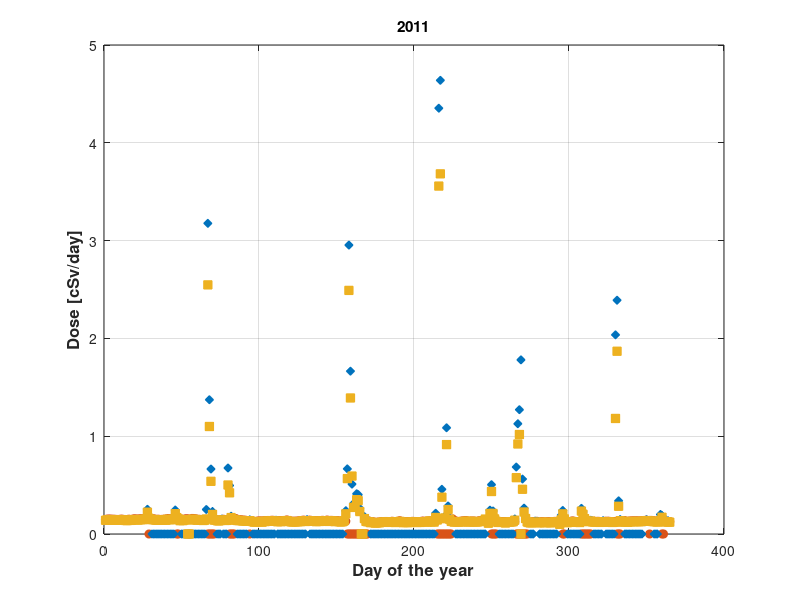
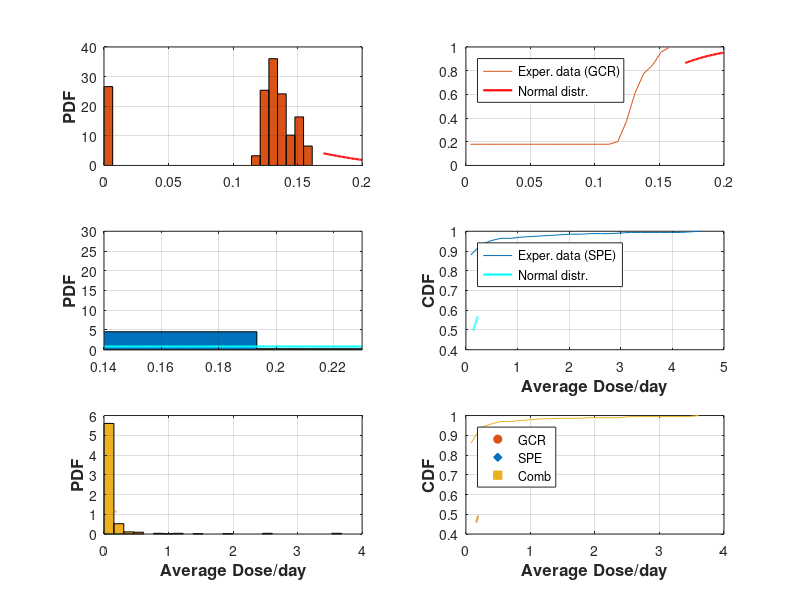

These charts were generated, in order, by the following MATLAB code:
%Daniel Gomez and Hayley E. Bower, Purdue University
%Summer 2017
%Using CRaTER Data accessed from University of New Hampshire

%% Year 2011
clc, clear, close all
% Code colors (Do not worry about this!!!  I will explain you later)
b_d = [0       0.4471    0.7412];   r_d = [0.8510    0.3255    0.0980];
y_d = [0.9294  0.6941    0.1255];   k_d = [0.3137    0.3137    0.3137];
c_d = [0.3020  0.7451    0.9333];   cc_d = [0    0.7490    0.7490];
gr_d = [.7 .7 .7];    yd_d = [0.8  0.5    0];

% GCR
data_GCR = load('UNH2011GCR.txt'); %Bring in the 2011 CRaTER Data
DOY = data_GCR(:,3); %Day of Year
D1_2 = data_GCR(:,8); %Detectors 1&2 dose rates

jj=1;
for ii = DOY(1):DOY(end)
    [ind] = find(ii==DOY);
    if isempty(ind)~=1
    m_d = mean(D1_2(ind));
    st_d = std(D1_2(ind),1);
    mat(jj,:) = [ii length(ind) m_d st_d];
    else
        mat(jj,:) = [ii length(ind) 0 0];
    end
        jj = jj +1;
end

figure(1)
% One way to plot the MEAN and the STANDARD DEVIATION
% f1 = errorbar(mat(:,1),mat(:,3),mat(:,4),...
%     'color',gr_d,'linewidth',0.5,'marker','d','LineStyle','-','MarkerSize',5,'MarkerEdgeColor',r_d,'MarkerfaceColor',r_d); grid on, hold on
% set(gca,'xtick',[175:25:375],'ytick',[0.15:.01:.21],'fontweight','normal','fontsize',11,'box','on');
f1 = plot(mat(:,1),mat(:,3),'o','color',r_d,'MarkerSize',6,'MarkerfaceColor',r_d); hold on
title('2011')

figure(2)
subplot(3,2,1)
% hh = histogram(mat(2:end-1,3),24,'Normalization','pdf','FaceColor',r_d); hold on, grid on
n=length(mat(2:end-1,3));
[counts,centers] = hist(mat(2:end-1,3),24);
prob = counts/ (n * (centers(2)-centers(1)));
H = bar(centers,prob,'hist'); hold on, grid on
set(H,'facecolor',r_d);

mu = mean(mat(2:end-1,3));
sigma = std(mat(2:end-1,3),1);
xx = .17:0.001:.2;
% y = exp(-(y-mu).^2./(2*sigma^2))./(sigma*sqrt(2*pi));
y = pdf('normal',xx,mu,sigma);
plot(xx,y,'r','LineWidth',1.5)
ylabel('PDF','fontweight','bold','fontsize',12)
aa = title('2011','position',[0.2050 206.0440 -1.4211e-14]);

subplot(3,2,2)
count_sum = cumsum(prob);
plot(centers(1:end),count_sum/(count_sum(end)),'color',r_d), grid on, hold on
y = cdf('normal',xx,mu,sigma);
plot(xx,y,'r','LineWidth',1.5),  grid on
legend('Exper. data (GCR)','Normal distr.','location','northwest')

%==================================================
% SPE
clear DOY D1_2 mat  m_d st_d
data_SPE = load('UNH2011SPE.txt'); %Bring in the 2011 CRaTER Data
DOY = data_SPE(:,3); %Day of Year
D1_2 = data_SPE(:,8); %Detectors 1&2 dose rates

jj=1;
for ii = DOY(1):DOY(end)
    [ind] = find(ii==DOY);
    if isempty(ind)~=1
    m_d = mean(D1_2(ind));
    st_d = std(D1_2(ind),1);
    mat(jj,:) = [ii length(ind) m_d st_d];
    else
        mat(jj,:) = [ii length(ind) 0 0];
    end
        jj = jj +1;
end

figure(1);
% f2 = errorbar(mat(:,1),mat(:,3),mat(:,4),...
%     'color',gr_d,'linewidth',0.5,'marker','o','LineStyle','-','MarkerSize',5,'MarkerEdgeColor',b_d,'MarkerfaceColor',b_d); grid on, hold on
% set(gca,'xtick',[175:25:375],'ytick',[0.15:.01:.21],'fontweight','normal','fontsize',11,'box','on')
f2 = plot(mat(:,1),mat(:,3),'d','color',b_d,'MarkerSize',6,'MarkerfaceColor',b_d); grid on, hold on

figure(2)
subplot(3,2,3)
% hh = histogram(mat(2:end-1,3),20,'Normalization','pdf','FaceColor',b_d); hold on, grid on
n=length(mat(2:end-1,3));
[counts,centers] = hist(mat(2:end-1,3),24);
prob = counts/ (n * (centers(2)-centers(1)));
H = bar(centers,prob,'hist'); hold on, grid on
set(H,'facecolor',b_d);

mu = mean(mat(2:end-1,3));
sigma = std(mat(2:end-1,3),1);
xx = .14:0.001:.23;
% y = exp(-(y-mu).^2./(2*sigma^2))./(sigma*sqrt(2*pi));
y = pdf('normal',xx,mu,sigma);
plot(xx,y,'c','LineWidth',1.5)
ylabel('PDF','fontweight','bold','fontsize',12)
axis([ 0.14 .23 0 30])

subplot(3,2,4)
count_sum = cumsum(prob);
plot(centers(1:end),count_sum/(count_sum(end)),'color',b_d), grid on, hold on
y = cdf('normal',xx,mu,sigma);
plot(xx,y,'c','LineWidth',1.5),  grid on
ylabel('CDF','fontweight','bold','fontsize',12)
xlabel('Average Dose/day','fontweight','bold','fontsize',12)
legend('Exper. data (SPE)','Normal distr.','location','northwest')

%==================================================
% COMB
clear DOY D1_2 y xx mat m_d st_d

data_comb = load('UNH2011Comb.txt'); %Bring in the 2011 CRaTER Data
DOY = data_comb(:,3); %Day of Year
D1_2 = data_comb(:,8); %Detectors 1&2 dose rates

jj=1;
for ii = DOY(1):DOY(end)
    [ind] = find(ii==DOY);
    if isempty(ind)~=1
    m_d = mean(D1_2(ind));
    st_d = std(D1_2(ind),1);
    mat(jj,:) = [ii length(ind) m_d st_d];
    else
        mat(jj,:) = [ii length(ind) 0 0];
    end
        jj = jj +1;
end

figure(1)
% f3 = errorbar(mat(:,1),mat(:,3),mat(:,4),...
%     'color',gr_d,'linewidth',0.5,'marker','s','LineStyle','-','MarkerSize',5,'MarkerEdgeColor',yd_d,'MarkerfaceColor',y_d); grid on, hold on
% set(gca,'xtick',[175:25:375],'ytick',[0.15:.01:.21],'fontweight','normal','fontsize',11,'box','on')
f3 = plot(mat(:,1),mat(:,3),'s','color',y_d,'MarkerSize',6,'MarkerfaceColor',y_d); grid on, hold on
axis()
title('2011')
xlabel('Day of the year','fontweight','bold','fontsize',12)
ylabel('Dose [cSv/day]','fontweight','bold','fontsize',12)

figure(2)
subplot(3,2,5)
% hh = histogram(mat(2:end-1,3),24,'Normalization','pdf','FaceColor',y_d); hold on, grid on
n=length(mat(2:end-1,3));
[counts,centers] = hist(mat(2:end-1,3),24);
prob = counts/ (n * (centers(2)-centers(1)));
H = bar(centers,prob,'hist'); hold on, grid on
set(H,'facecolor',y_d);

mu = mean(mat(2:end-1,3));
sigma = std(mat(2:end-1,3),1);
xx = .16:0.001:.19;
% y = exp(-(y-mu).^2./(2*sigma^2))./(sigma*sqrt(2*pi));
y = pdf('normal',xx,mu,sigma);
plot(xx,y,'LineWidth',1.5,'color',yd_d)
ylabel('PDF','fontweight','bold','fontsize',12)
xlabel('Average Dose/day','fontweight','bold','fontsize',12)

subplot(3,2,6)
count_sum = cumsum(prob);
plot(centers(1:end),count_sum/(count_sum(end)),'color',y_d), grid on, hold on
y = cdf('normal',xx,mu,sigma);
plot(xx,y,'LineWidth',1.5,'color',yd_d),  grid on
ylabel('CDF','fontweight','bold','fontsize',12)
xlabel('Average Dose/day','fontweight','bold','fontsize',12)
 aaa = legend('Exper. data (Comb)','Normal distr.','location','northwest');

legend([f1 f2 f3],'GCR','SPE','Comb')


% IMPORTANT:  This is the best way to save a figure as PDF in Matlab
% set(1,'PaperSize' ,[5.8 4.5],'PaperPositionMode','auto')
% print('-f1','-painters','Radiation_01','-dpdf')


print(1,'All_rad_2011', '-dpng', '-r900')
print(2,'Proba_rad_2011', '-dpng', '-r900')


